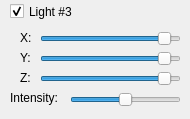
       <widget class="QWidget" name="light3">
        <widget class="QSlider" name="sliderLight3Z">
         <property name="geometry">
          <rect>
           <x>40</x>
           <y>69</y>
           <width>141</width>
           <height>19</height>
          </rect>
         </property>
         <property name="minimum">
          <number>-100</number>
         </property>
         <property name="maximum">
          <number>100</number>
         </property>
         <property name="value">
          <number>85</number>
         </property>
         <property name="sliderPosition">
          <number>85</number>
         </property>
         <property name="orientation">
          <enum>Qt::Horizontal</enum>
         </property>
        </widget>
        <widget class="QLabel" name="label_18">
         <property name="geometry">
          <rect>
           <x>20</x>
           <y>67</y>
           <width>21</width>
           <height>21</height>
          </rect>
         </property>
         <property name="text">
          <string>Z:</string>
         </property>
        </widget>
        <widget class="QLabel" name="label_19">
         <property name="geometry">
          <rect>
           <x>20</x>
           <y>27</y>
           <width>21</width>
           <height>21</height>
          </rect>
         </property>
         <property name="text">
          <string>X:</string>
         </property>
        </widget>
        <widget class="QSlider" name="sliderLight3Y">
         <property name="geometry">
          <rect>
           <x>40</x>
           <y>49</y>
           <width>141</width>
           <height>19</height>
          </rect>
         </property>
         <property name="minimum">
          <number>-100</number>
         </property>
         <property name="maximum">
          <number>100</number>
         </property>
         <property name="value">
          <number>85</number>
         </property>
         <property name="sliderPosition">
          <number>85</number>
         </property>
         <property name="orientation">
          <enum>Qt::Horizontal</enum>
         </property>
        </widget>
        <widget class="QSlider" name="sliderLight3X">
         <property name="geometry">
          <rect>
           <x>40</x>
           <y>29</y>
           <width>141</width>
           <height>19</height>
          </rect>
         </property>
         <property name="minimum">
          <number>-100</number>
         </property>
         <property name="maximum">
          <number>100</number>
         </property>
         <property name="value">
          <number>85</number>
         </property>
         <property name="orientation">
          <enum>Qt::Horizontal</enum>
         </property>
        </widget>
        <widget class="QCheckBox" name="checkLight3">
         <property name="geometry">
          <rect>
           <x>10</x>
           <y>0</y>
           <width>70</width>
           <height>23</height>
          </rect>
         </property>
         <property name="text">
          <string>Light #3</string>
         </property>
         <property name="checked">
          <bool>true</bool>
         </property>
        </widget>
        <widget class="QLabel" name="label_20">
         <property name="enabled">
          <bool>true</bool>
         </property>
         <property name="geometry">
          <rect>
           <x>10</x>
           <y>90</y>
           <width>51</width>
           <height>16</height>
          </rect>
         </property>
         <property name="text">
          <string>Intensity:</string>
         </property>
        </widget>
        <widget class="QLabel" name="label_21">
         <property name="geometry">
          <rect>
           <x>20</x>
           <y>47</y>
           <width>21</width>
           <height>21</height>
          </rect>
         </property>
         <property name="text">
          <string>Y:</string>
         </property>
        </widget>
        <widget class="QSlider" name="sliderLighting3">
         <property name="enabled">
          <bool>true</bool>
         </property>
         <property name="geometry">
          <rect>
           <x>70</x>
           <y>90</y>
           <width>111</width>
           <height>20</height>
          </rect>
         </property>
         <property name="value">
          <number>50</number>
         </property>
         <property name="orientation">
          <enum>Qt::Horizontal</enum>
         </property>
         <property name="tickInterval">
          <number>1</number>
         </property>
        </widget>
       </widget>
